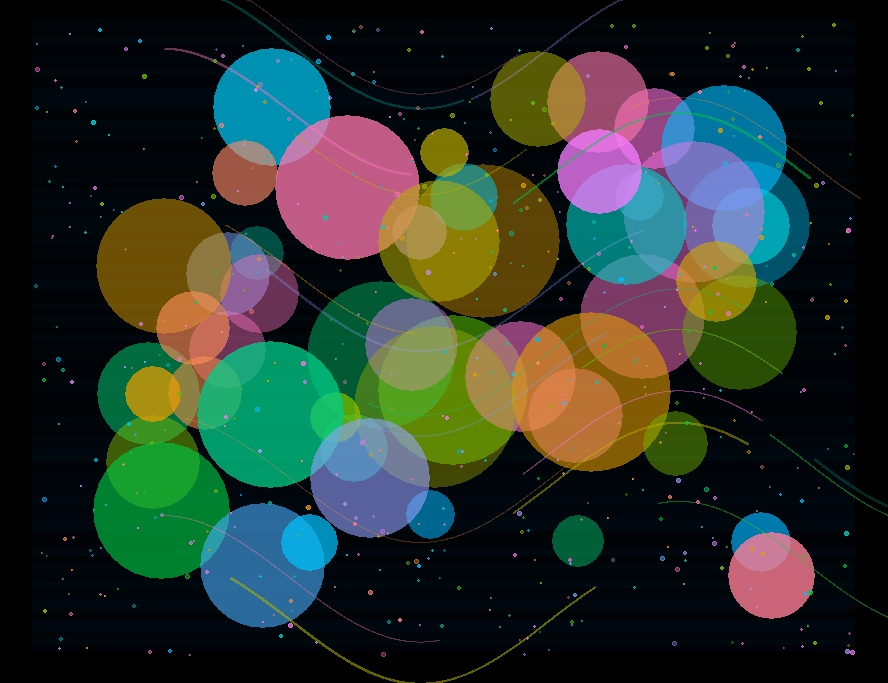

Here is the R script that generated this plot:
library(ggplot2)

# Set up the plot area
set.seed(123)  # For reproducibility
par(mar = c(0, 0, 0, 0), bg = "black")  # Remove margins and set background to black
plot(1, type = "n", xlim = c(0, 100), ylim = c(0, 100), axes = FALSE, xlab = "", ylab = "")

# Create a gradient background
for (i in 1:100) {
  rect(0, i, 100, i + 1, col = rgb(0, 0.1, 0.2, alpha = runif(1, 0.1, 0.3)), border = NA)
}

# Add glowing orbs
n_orbs <- 50
orb_colors <- hcl(h = runif(n_orbs, 0, 360), c = 100, l = 70, alpha = runif(n_orbs, 0.3, 0.8))
for (i in 1:n_orbs) {
  x <- runif(1, 10, 90)
  y <- runif(1, 10, 90)
  r <- runif(1, 3, 10)
  symbols(x, y, circles = r, inches = FALSE, add = TRUE, fg = NA, bg = orb_colors[i])
}

# Add swirling lines
n_lines <- 20
for (i in 1:n_lines) {
  x <- runif(1, 0, 100)
  y <- runif(1, 0, 100)
  curve_col <- hcl(h = runif(1, 0, 360), c = 100, l = 70, alpha = runif(1, 0.2, 0.6))
  curve(sin(x / 10) * 10 + y, from = x, to = x + runif(1, 20, 50), n = 1000, 
        col = curve_col, lwd = runif(1, 0.5, 2), add = TRUE)
}

# Add sparkling dots
n_dots <- 500
dot_colors <- hcl(h = runif(n_dots, 0, 360), c = 100, l = 70, alpha = runif(n_dots, 0.3, 0.8))
points(runif(n_dots, 0, 100), runif(n_dots, 0, 100), pch = 19, col = dot_colors, cex = runif(n_dots, 0.1, 0.5))
